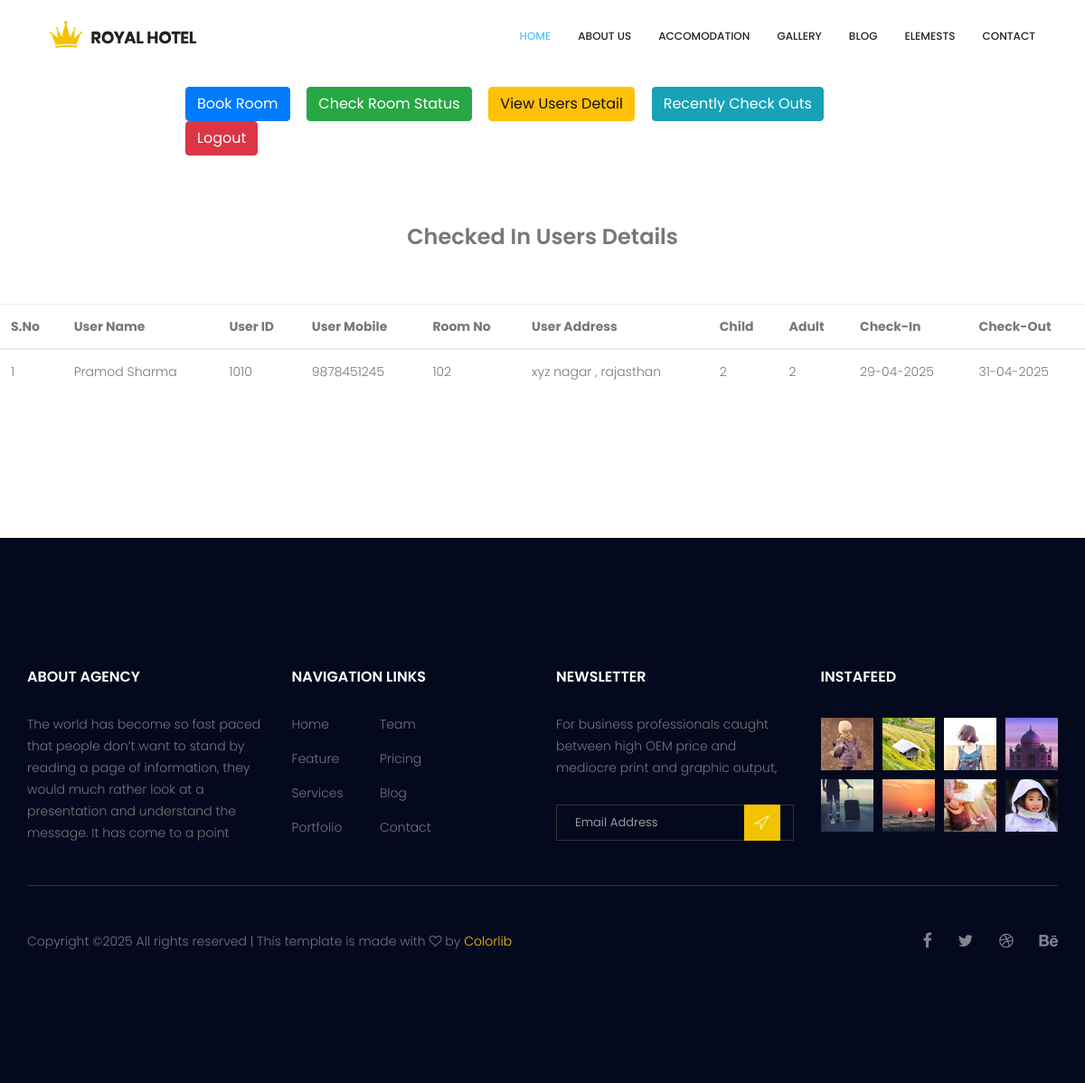
/admin/admin_dashboard.php, run on the app's committed database.
### tables this page shows
CREATE TABLE `single_non_ac` (
  `s_no` int(11) NOT NULL,
  `room_no` int(11) NOT NULL,
  `holder_name` varchar(100) NOT NULL,
  `holder_id` int(11) NOT NULL,
  `holder_mobile` varchar(100) NOT NULL,
  `holder_address` varchar(250) NOT NULL,
  `child` int(11) NOT NULL,
  `adult` int(11) NOT NULL,
  `in_date` varchar(100) NOT NULL,
  `out_date` varchar(100) NOT NULL,
  `status` int(11) NOT NULL
);

### admin/admin_dashboard.php (the view, shortened to what this page needs)
<!doctype html>
<html lang="en">
    <head>
        <link rel="stylesheet" href="../css/bootstrap.css">
        <link rel="stylesheet" href="../vendors/linericon/style.css">
        <link rel="stylesheet" href="../css/font-awesome.min.css">
        <link rel="stylesheet" href="../vendors/owl-carousel/owl.carousel.min.css">
        <link rel="stylesheet" href="../vendors/bootstrap-datepicker/bootstrap-datetimepicker.min.css">
        <link rel="stylesheet" href="../vendors/nice-select/css/nice-select.css">
        <link rel="stylesheet" href="../vendors/owl-carousel/owl.carousel.min.css">
        <link rel="stylesheet" href="../css/style.css">
        <link rel="stylesheet" href="../css/responsive.css">
    </head>
    <body>
        <header class="header_area">
            <div class="container">
                <nav class="navbar navbar-expand-lg navbar-light">
                    <a class="navbar-brand logo_h" href="index.html"><img src="image/Logo.png" alt=""></a>
                    <div class="collapse navbar-collapse offset" id="navbarSupportedContent">
                        <ul class="nav navbar-nav menu_nav ml-auto">
                            <li class="nav-item active"><a class="nav-link" href="index.php">Home</a></li>
                            <li class="nav-item"><a class="nav-link" href="about.html">About us</a></li>
                            <li class="nav-item"><a class="nav-link" href="accomodation.html">Accomodation</a></li>
                            <li class="nav-item"><a class="nav-link" href="gallery.html">Gallery</a></li>
                            <li class="nav-item submenu dropdown">
                                <a href="#" class="nav-link dropdown-toggle" data-toggle="dropdown" role="button" aria-haspopup="true" aria-expanded="false">Blog</a>
                            </li>
                            <li class="nav-item"><a class="nav-link" href="elements.html">Elemests</a></li>
                            <li class="nav-item"><a class="nav-link" href="contact.html">Contact</a></li>
                        </ul>
                    </div>
                </nav>
            </div>
        </header>
        <br><br><br><br>
        <div class="row">
            <div class="col-md-2"></div>
            <div class="col-md-8">
                <form action="" method="post">
                    <a class="btn btn-primary" href="rooms.php">Book Room</a>
                    <a class="btn btn-success" href="rooms.php">Check Room Status</a>
                    <a class="btn btn-warning" href="#">View Users Detail</a>
                    <a class="btn btn-info" href="#">Recently Check Outs</a>
                    <a class="btn btn-danger" href="logout.php">Logout</a>
                </form>
            </div>
            <div class="col-md-2"></div>
        </div>
        <br><br><br>
       <div class="row">
       	<div class="col-md-12">
       		<center><h3>Checked In Users Details</h3></center>
       	</div>
       </div><br><br>
        <div class="row">
        	<div class="col-md-12">
                <table class="table">
                    <thead>
                        <tr>
                            <th>S.No</th>
                            <th>User Name</th>
                            <th>User ID</th>
                            <th>User Mobile</th>
                            <th>Room No</th>
                            <th>User Address</th>
                            <th>Child</th>
                            <th>Adult</th>
                            <th>Check-In</th>
                            <th>Check-Out</th>
                        </tr>
                    </thead>
        		<?php
                    $user_count = 0;
                    $connection = mysqli_connect("localhost","root","");
                    $query = "select * from single_non_ac where status = 1;";
                    $query_run = mysqli_query($connection,$query);
                    while($row = mysqli_fetch_assoc($query_run)){
                        $user_count = $user_count + 1;
                        ?>
                            <tr>
                                <td><?php echo $user_count;?></td>
                                <td><?php echo $row['holder_name'];?></td>
                                <td><?php echo $row['holder_id'];?></td>
                                <td><?php echo $row['holder_mobile'];?></td>
                                <td><?php echo $row['room_no'];?></td>
                                <td><?php echo $row['holder_address'];?></td>
                                <td><?php echo $row['child'];?></td>
                                <td><?php echo $row['adult'];?></td>
                                <td><?php echo $row['in_date'];?></td>
                                <td><?php echo $row['out_date'];?></td>
                            </tr>
                        <?php
                    }
                ?>
            </table>
        	</div>
        </div>
        <br><br><br><br><br><br>
        <footer class="footer-area section_gap">
            <div class="container">
                <div class="row">
                    <div class="col-lg-3  col-md-6 col-sm-6">
                        <div class="single-footer-widget">
                            <h6 class="footer_title">About Agency</h6>
                            <p>The world has become so fast paced that people don’t want to stand by reading a page of information, they would much rather look at a presentation and understand the message. It has come to a point </p>
                        </div>
                    </div>
                    <div class="col-lg-3 col-md-6 col-sm-6">
                        <div class="single-footer-widget">
                            <h6 class="footer_title">Navigation Links</h6>
                            <div class="row">
                                <div class="col-4">
                                    <ul class="list_style">
                                        <li><a href="admin_dashboard.php">Home</a></li>
                                        <li><a href="#">Feature</a></li>
                                        <li><a href="#">Services</a></li>
                                        <li><a href="#">Portfolio</a></li>
                                    </ul>
                                </div>
                                <div class="col-4">
                                    <ul class="list_style">
                                        <li><a href="#">Team</a></li>
                                        <li><a href="#">Pricing</a></li>
                                        <li><a href="#">Blog</a></li>
                                        <li><a href="#">Contact</a></li>
                                    </ul>
                                </div>
                            </div>
                        </div>
                    </div>
                    <div class="col-lg-3 col-md-6 col-sm-6">
                        <div class="single-footer-widget">
                            <h6 class="footer_title">Newsletter</h6>
                            <p>For business professionals caught between high OEM price and mediocre print and graphic output, </p>
                            <div id="mc_embed_signup">
                                <form target="_blank" action="https://spondonit.us12.list-manage.com/subscribe/post?u=1462626880ade1ac87bd9c93a&amp;id=92a4423d01" method="get" class="subscribe_form relative">
                                    <div class="input-group d-flex flex-row">
                                        <input name="EMAIL" placeholder="Email Address" onfocus="this.placeholder = ''" onblur="this.placeholder = 'Email Address '" required="" type="email">
                                        <button class="btn sub-btn"><span class="lnr lnr-location"></span></button>
                                    </div>
                                </form>
                            </div>
                        </div>
                    </div>
                    <div class="col-lg-3 col-md-6 col-sm-6">
                        <div class="single-footer-widget instafeed">
                            <h6 class="footer_title">InstaFeed</h6>
                            <ul class="list_style instafeed d-flex flex-wrap">
                                <li><img src="image/instagram/Image-01.jpg" alt=""></li>
                                <li><img src="image/instagram/Image-02.jpg" alt=""></li>
                                <li><img src="image/instagram/Image-03.jpg" alt=""></li>
                                <li><img src="image/instagram/Image-04.jpg" alt=""></li>
                                <li><img src="image/instagram/Image-05.jpg" alt=""></li>
                                <li><img src="image/instagram/Image-06.jpg" alt=""></li>
                                <li><img src="image/instagram/Image-07.jpg" alt=""></li>
                                <li><img src="image/instagram/Image-08.jpg" alt=""></li>
                            </ul>
                        </div>
                    </div>
                </div>
                <div class="border_line"></div>
                <div class="row footer-bottom d-flex justify-content-between align-items-center">
                    <p class="col-lg-8 col-sm-12 footer-text m-0">
Copyright &copy;<script>document.write(new Date().getFullYear());</script> All rights reserved | This template is made with <i class="fa fa-heart-o" aria-hidden="true"></i> by <a href="https://colorlib.com" target="_blank">Colorlib</a>
</p>
                    <div class="col-lg-4 col-sm-12 footer-social">
                        <a href="#"><i class="fa fa-facebook"></i></a>
                        <a href="#"><i class="fa fa-twitter"></i></a>
                        <a href="#"><i class="fa fa-dribbble"></i></a>
                        <a href="#"><i class="fa fa-behance"></i></a>
                    </div>
                </div>
            </div>
        </footer>
    </body>
</html>

### css/style.css (style rules this page uses)
.list_style { list-style: none; margin: 0px; padding: 0px; }
a { text-decoration: none; -webkit-transition: all 0.3s ease-in-out; -o-transition: all 0.3s ease-in-out; transition: all 0.3s ease-in-out; }
body { line-height: 24px; font-size: 14px; font-family: "Poppins", sans-serif; font-weight: 300; color: #777777; }
h1, h2, h3, h4, h5, h6 { font-family: "Poppins", sans-serif; font-weight: 600; }
@media (min-width: 1200px) { .container { max-width: 1170px; } }
.section_gap { padding: 120px 0; }
.header_area { position: absolute; top: 0; left: 0; width: 100%; z-index: 20; }
.navbar { padding: 0px; border: 0px; border-radius: 0px; }
.navbar { background: #fff; padding: 0px 25px; }
.navbar .logo_h { padding-top: 0px; }
.navbar .menu_nav .nav-item .nav-link { font: 500 12px/80px "Poppins", sans-serif; color: #222222; text-transform: uppercase; padding: 0px; }
.navbar .menu_nav .nav-item .nav-link:after { display: none; }
.navbar .menu_nav .nav-item:hover .nav-link, .navbar .menu_nav .nav-item.active .nav-link { color: #52c5fd; }
.navbar .menu_nav .nav-item.submenu { position: relative; }
.navbar .menu_nav .nav-item + li { margin-left: 30px; }
h3 { font-size: 24px; }
h6 { font-size: 14px; }
h1, h2, h3, h4, h5, h6 { line-height: 1.5em; }
.footer-area { background: #04091e; padding: 142px 0px; }
.single-footer-widget ul li a { line-height: 25px; display: inline-block; color: #777; -webkit-transition: all 0.3s linear; -o-transition: all 0.3s linear; transition: all 0.3s linear; margin-bottom: 13px; }
.single-footer-widget .instafeed { margin-left: -5px; margin-right: -5px; }
.single-footer-widget .instafeed li { margin: 5px; }
.single-footer-widget .subscribe_form { padding-top: 13px; }
.single-footer-widget .input-group { display: block !important; }
.single-footer-widget input { width: 100%; border: 1px solid #333333; font-size: 13px; line-height: 30px; padding-right: 40px; height: 40px; color: #999999; background: transparent; padding-left: 20px; }
.single-footer-widget .sub-btn { background: #f3c300; color: #fff; font-weight: 300; border-radius: 0; line-height: 34px; padding: 4px 11px 0px; cursor: pointer; position: absolute; right: 0px; top: 0px; }
.footer_title { font-size: 16px; line-height: 24px; font-weight: 600; color: #fff; text-transform: uppercase; margin-bottom: 28px; }
.border_line { width: 100%; height: 1px; background: #333333; margin-top: 30px; }
.footer-bottom { padding-top: 46px; }
.footer-bottom .footer-text a { color: #f3c300; }
.footer-bottom .footer-social { text-align: right; }
.footer-bottom .footer-social a { font-size: 18px; line-height: 30px; color: #82848f; margin-left: 25px; -webkit-transition: all 0.3s linear; -o-transition: all 0.3s linear; transition: all 0.3s linear; }

### admin/admin_dashboard.php (style rules this page uses)
.btn { margin-right: 15px; }

### data on the page
single_non_ac: holder_name "Pramod Sharma", holder "1010", holder_mobile "9878451245", room_no "102", holder_address "xyz nagar , rajasthan", child "2", adult "2", in_date "29-04-2025", out_date "31-04-2025"
